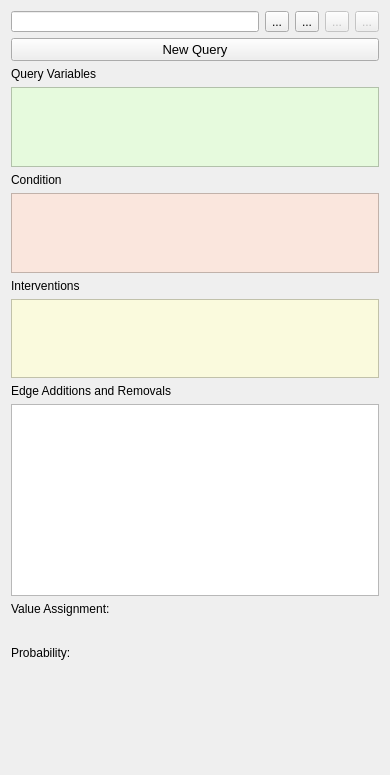
<?xml version="1.0" encoding="UTF-8"?>
<ui version="4.0">
 <class>QueryView</class>
 <widget class="QWidget" name="QueryView">
  <property name="geometry">
   <rect>
    <x>0</x>
    <y>0</y>
    <width>390</width>
    <height>775</height>
   </rect>
  </property>
  <property name="windowTitle">
   <string>Form</string>
  </property>
  <layout class="QVBoxLayout" name="verticalLayout_3">
   <item>
    <layout class="QHBoxLayout" name="horizontalLayout">
     <item>
      <widget class="QLineEdit" name="Input">
       <property name="minimumSize">
        <size>
         <width>0</width>
         <height>20</height>
        </size>
       </property>
       <property name="font">
        <font>
         <pointsize>12</pointsize>
        </font>
       </property>
       <property name="readOnly">
        <bool>false</bool>
       </property>
      </widget>
     </item>
     <item>
      <widget class="QToolButton" name="executeQuery">
       <property name="minimumSize">
        <size>
         <width>16</width>
         <height>16</height>
        </size>
       </property>
       <property name="text">
        <string>...</string>
       </property>
       <property name="icon">
        <iconset theme="dialog-ok-apply">
         <normaloff/>
        </iconset>
       </property>
      </widget>
     </item>
     <item>
      <widget class="QToolButton" name="deleteQuery">
       <property name="minimumSize">
        <size>
         <width>16</width>
         <height>16</height>
        </size>
       </property>
       <property name="text">
        <string>...</string>
       </property>
       <property name="icon">
        <iconset theme="edit-delete">
         <normaloff/>
        </iconset>
       </property>
      </widget>
     </item>
     <item>
      <widget class="QToolButton" name="loadPreviousQuery">
       <property name="enabled">
        <bool>false</bool>
       </property>
       <property name="minimumSize">
        <size>
         <width>16</width>
         <height>16</height>
        </size>
       </property>
       <property name="text">
        <string>...</string>
       </property>
       <property name="icon">
        <iconset theme="edit-undo">
         <normaloff/>
        </iconset>
       </property>
      </widget>
     </item>
     <item>
      <widget class="QToolButton" name="loadNextQuery">
       <property name="enabled">
        <bool>false</bool>
       </property>
       <property name="minimumSize">
        <size>
         <width>16</width>
         <height>16</height>
        </size>
       </property>
       <property name="text">
        <string>...</string>
       </property>
       <property name="icon">
        <iconset theme="edit-redo">
         <normaloff/>
        </iconset>
       </property>
      </widget>
     </item>
    </layout>
   </item>
   <item>
    <widget class="QPushButton" name="newQuery">
     <property name="sizePolicy">
      <sizepolicy hsizetype="Expanding" vsizetype="Fixed">
       <horstretch>0</horstretch>
       <verstretch>0</verstretch>
      </sizepolicy>
     </property>
     <property name="minimumSize">
      <size>
       <width>80</width>
       <height>0</height>
      </size>
     </property>
     <property name="font">
      <font>
       <pointsize>10</pointsize>
      </font>
     </property>
     <property name="layoutDirection">
      <enum>Qt::LeftToRight</enum>
     </property>
     <property name="text">
      <string>New Query</string>
     </property>
     <property name="icon">
      <iconset theme="document-new">
       <normaloff/>
      </iconset>
     </property>
    </widget>
   </item>
   <item>
    <widget class="QLabel" name="queryLabel">
     <property name="text">
      <string>Query Variables</string>
     </property>
    </widget>
   </item>
   <item>
    <widget class="QListWidget" name="queryVariableList">
     <property name="font">
      <font>
       <pointsize>10</pointsize>
      </font>
     </property>
     <property name="autoFillBackground">
      <bool>true</bool>
     </property>
     <property name="styleSheet">
      <string notr="true">background-color: hsv(100, 30, 250)</string>
     </property>
     <property name="sizeAdjustPolicy">
      <enum>QAbstractScrollArea::AdjustToContents</enum>
     </property>
    </widget>
   </item>
   <item>
    <widget class="QLabel" name="conditionLabel">
     <property name="text">
      <string>Condition</string>
     </property>
    </widget>
   </item>
   <item>
    <widget class="QListWidget" name="conditionVariableList">
     <property name="font">
      <font>
       <pointsize>10</pointsize>
      </font>
     </property>
     <property name="styleSheet">
      <string notr="true">background-color: hsv(20, 30, 250)</string>
     </property>
     <property name="sizeAdjustPolicy">
      <enum>QAbstractScrollArea::AdjustToContents</enum>
     </property>
    </widget>
   </item>
   <item>
    <widget class="QLabel" name="interventionLabel">
     <property name="text">
      <string>Interventions</string>
     </property>
    </widget>
   </item>
   <item>
    <widget class="QListWidget" name="interventionVariableList">
     <property name="font">
      <font>
       <pointsize>10</pointsize>
      </font>
     </property>
     <property name="styleSheet">
      <string notr="true">background-color: hsv(60, 30, 250)</string>
     </property>
     <property name="sizeAdjustPolicy">
      <enum>QAbstractScrollArea::AdjustToContents</enum>
     </property>
    </widget>
   </item>
   <item>
    <widget class="QLabel" name="edgeAdReLabel">
     <property name="text">
      <string>Edge Additions and Removals</string>
     </property>
    </widget>
   </item>
   <item>
    <widget class="QListWidget" name="edgeAdditionsRemovalList">
     <property name="font">
      <font>
       <pointsize>10</pointsize>
      </font>
     </property>
     <property name="sizeAdjustPolicy">
      <enum>QAbstractScrollArea::AdjustIgnored</enum>
     </property>
    </widget>
   </item>
   <item>
    <layout class="QVBoxLayout" name="verticalLayout">
     <item>
      <widget class="QLabel" name="valueLabel">
       <property name="text">
        <string>Value Assignment:</string>
       </property>
      </widget>
     </item>
     <item>
      <widget class="QLabel" name="valueMaxLabel">
       <property name="font">
        <font>
         <family>Monospace</family>
         <pointsize>12</pointsize>
        </font>
       </property>
       <property name="toolTip">
        <string/>
       </property>
       <property name="text">
        <string/>
       </property>
       <property name="scaledContents">
        <bool>false</bool>
       </property>
       <property name="alignment">
        <set>Qt::AlignLeading|Qt::AlignLeft|Qt::AlignVCenter</set>
       </property>
      </widget>
     </item>
    </layout>
   </item>
   <item>
    <layout class="QVBoxLayout" name="verticalLayout_2">
     <item>
      <widget class="QLabel" name="probLabel">
       <property name="text">
        <string>Probability: </string>
       </property>
      </widget>
     </item>
     <item>
      <widget class="QLabel" name="probResultLabel">
       <property name="font">
        <font>
         <family>Monospace</family>
         <pointsize>12</pointsize>
        </font>
       </property>
       <property name="text">
        <string/>
       </property>
       <property name="alignment">
        <set>Qt::AlignLeading|Qt::AlignLeft|Qt::AlignVCenter</set>
       </property>
      </widget>
     </item>
    </layout>
   </item>
   <item>
    <spacer name="verticalSpacer">
     <property name="orientation">
      <enum>Qt::Vertical</enum>
     </property>
     <property name="sizeHint" stdset="0">
      <size>
       <width>20</width>
       <height>40</height>
      </size>
     </property>
    </spacer>
   </item>
  </layout>
 </widget>
 <resources/>
 <connections/>
</ui>
